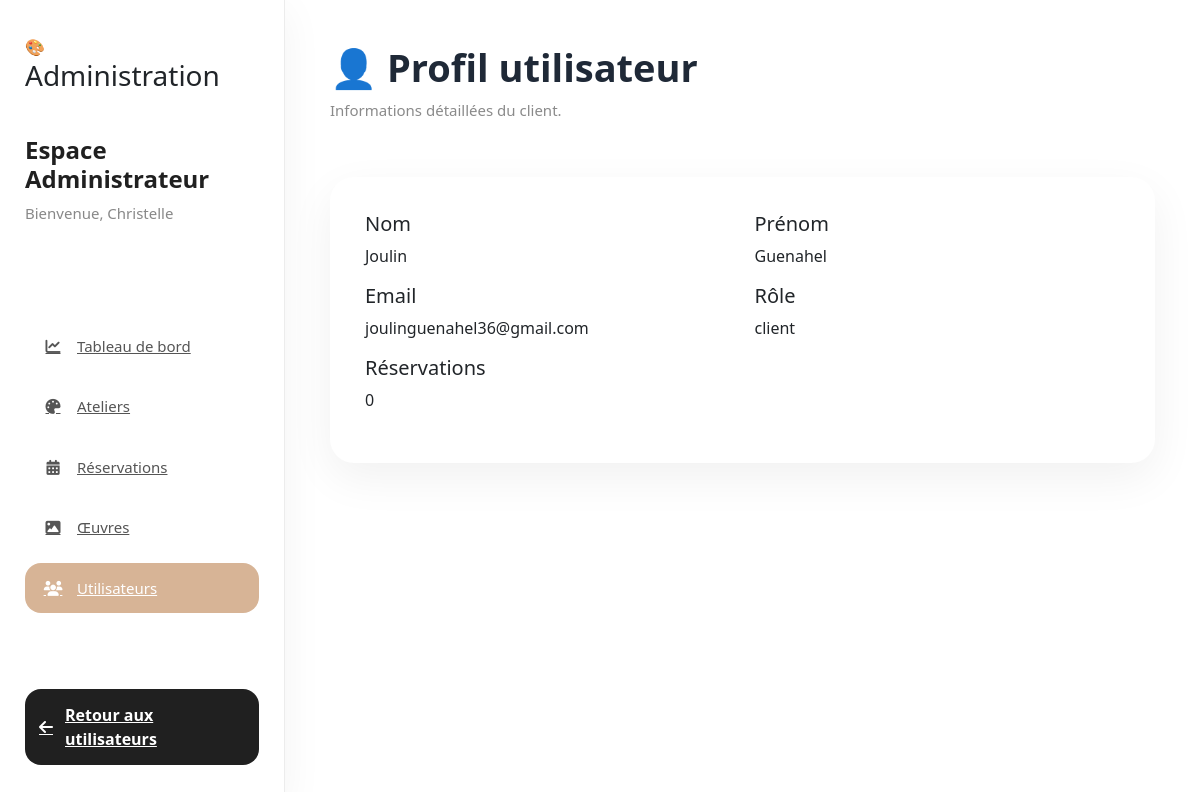
Screenshot of /admin/utilisateur/2 (signed in) with the database file from the repository.
### models/user.py (models this page shows)
class User(UserMixin, db.Model):
    __tablename__ = "users"
    id = db.Column(db.Integer, primary_key=True)
    nom = db.Column(db.String(100), nullable=False)
    prenom = db.Column(db.String(100), nullable=False)
    email = db.Column(db.String(150), unique=True, nullable=False)
    password = db.Column(db.String(255), nullable=False)
    role = db.Column(db.String(20), default="client")
    reservations = db.relationship(
        "Reservation",
        backref="utilisateur",
        cascade="all, delete-orphan",
        lazy=True
    )

### app.py (the view)
@app.route("/admin/utilisateur/<int:id>")
@login_required
def voir_utilisateur(id):
    if current_user.role != "admin":
        return redirect("/")
    utilisateur = User.query.get_or_404(id)
    return render_template(
        "admin/utilisateur.html",
        utilisateur=utilisateur
    )

### app.py (called while the page is built)
@login_manager.user_loader
def load_user(user_id):
    return User.query.get(int(user_id))

### templates/admin/utilisateur.html (shortened to what this page needs)
{% extends "admin/base_admin.html" %}
{% block sidebar %}
<div class="admin-user">
    <h4>Espace Administrateur</h4>
    <p>Bienvenue, {{ current_user.prenom }}</p>
</div>
<nav class="admin-menu">
    <a href="/admin">
        <i class="fa-solid fa-chart-line"></i>
        Tableau de bord
    </a>
    <a href="/admin/ateliers">
        <i class="fa-solid fa-palette"></i>
        Ateliers
    </a>
    <a href="/admin/reservations">
        <i class="fa-solid fa-calendar-days"></i>
        Réservations
    </a>
    <a href="/admin/oeuvres">
        <i class="fa-solid fa-image"></i>
        Œuvres
    </a>
    <a href="/admin/utilisateurs" class="active">
        <i class="fa-solid fa-users"></i>
        Utilisateurs
    </a>
</nav>
<div class="sidebar-bottom">
    <a href="/admin/utilisateurs">
        <i class="fa-solid fa-arrow-left"></i>
        Retour aux utilisateurs
    </a>
</div>
{% endblock %}
{% block content %}
<div class="page-header">
    <div>
        <h1>👤 Profil utilisateur</h1>
        <p>Informations détaillées du client.</p>
    </div>
</div>
<div class="card-admin">
    <div class="row">
        <div class="col-md-6">
            <h5>Nom</h5>
            <p>{{ utilisateur.nom }}</p>
        </div>
        <div class="col-md-6">
            <h5>Prénom</h5>
            <p>{{ utilisateur.prenom }}</p>
        </div>
        <div class="col-md-6">
            <h5>Email</h5>
            <p>{{ utilisateur.email }}</p>
        </div>
        <div class="col-md-6">
            <h5>Rôle</h5>
            <p>{{ utilisateur.role }}</p>
        </div>
        <div class="col-md-6">
            <h5>Réservations</h5>
            <p>{{ utilisateur.reservations|length }}</p>
        </div>
    </div>
</div>
{% endblock %}

### static/css/admin.css (style rules this page uses)
* { margin:0; padding:0; box-sizing:border-box; }
body { font-family:"Poppins",sans-serif; background:#f5f7fb; color:#2d3748; }
a { text-decoration:none; }
.admin-user { margin-bottom:45px; }
.admin-user h4 { font-size:24px; font-weight:700; color:#202020; }
.admin-user p { margin-top:8px; color:#888; font-size:15px; }
.admin-menu { display:flex; flex-direction:column; gap:10px; }
.admin-menu a { display:flex; align-items:center; gap:14px; color:#555; padding:14px 18px; border-radius:16px; transition:.25s; font-size:15px; font-weight:500; }
.admin-menu a i { width:20px; text-align:center; }
.admin-menu .active { background:#d7b496; color:white; }
.sidebar-bottom { margin-top:40px; }
.sidebar-bottom a { display:flex; align-items:center; justify-content:center; gap:12px; background:#202020; color:white; padding:14px; border-radius:16px; transition:.3s; font-weight:600; }
.page-header { display:flex; justify-content:space-between; align-items:center; margin-bottom:40px; }
.page-header h1 { font-size:38px; font-weight:700; color:#1f2937; }
.page-header p { margin-top:8px; color:#8a8a8a; font-size:15px; }
.card-admin { background:white; border-radius:24px; padding:35px; box-shadow:0 15px 45px rgba(0,0,0,.06); margin-bottom:45px; }
.sidebar, .card-admin, .oeuvre-card, .admin-tip { animation:fadeUp .45s ease; }

### rows the page displays
User: prenom "Christelle"
User: nom "Joulin", prenom "Guenahel", email "joulinguenahel36@gmail.com", role "client"

### other values shown
{{ utilisateur.reservations|length }} "0"
